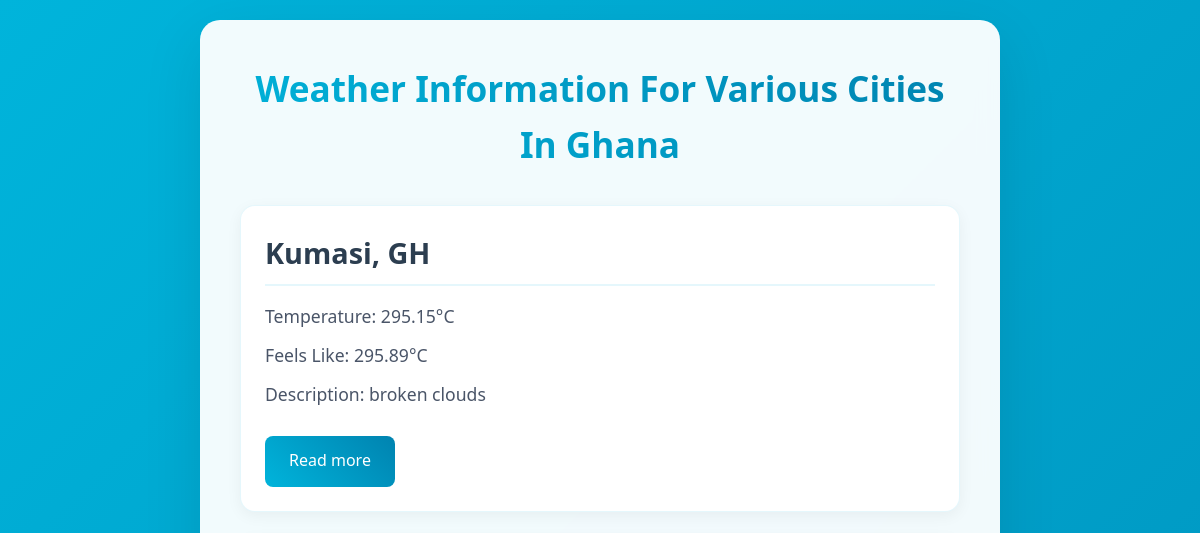
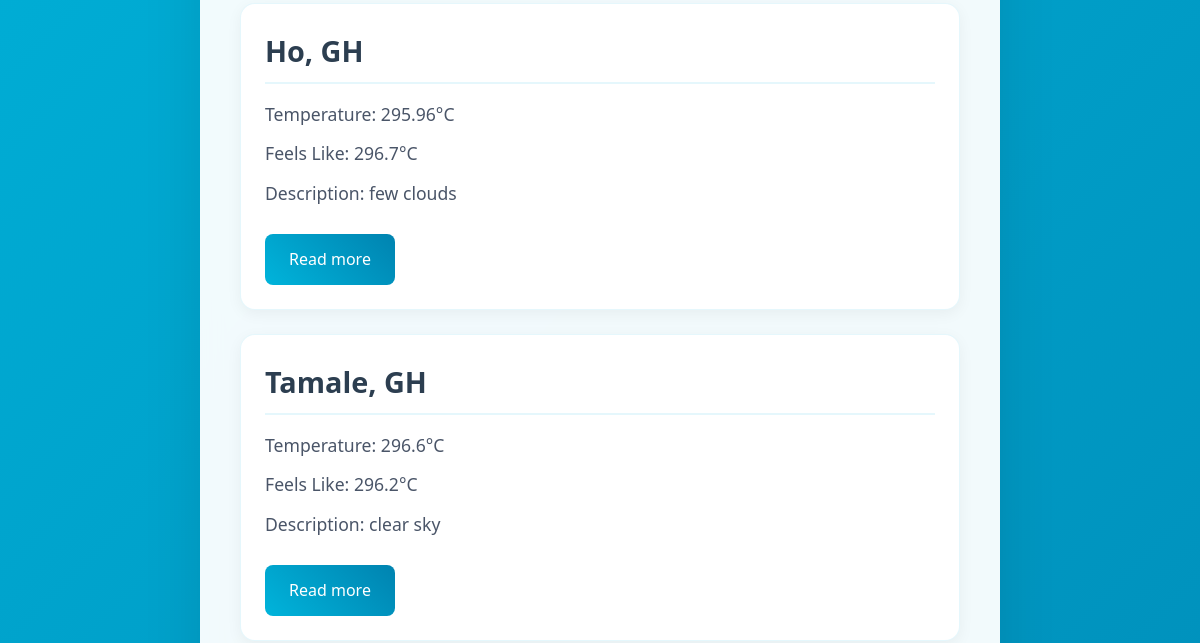
Before: /skydata/weather/fetch/ (upper part) with the older database file (2 pictures, top to bottom).
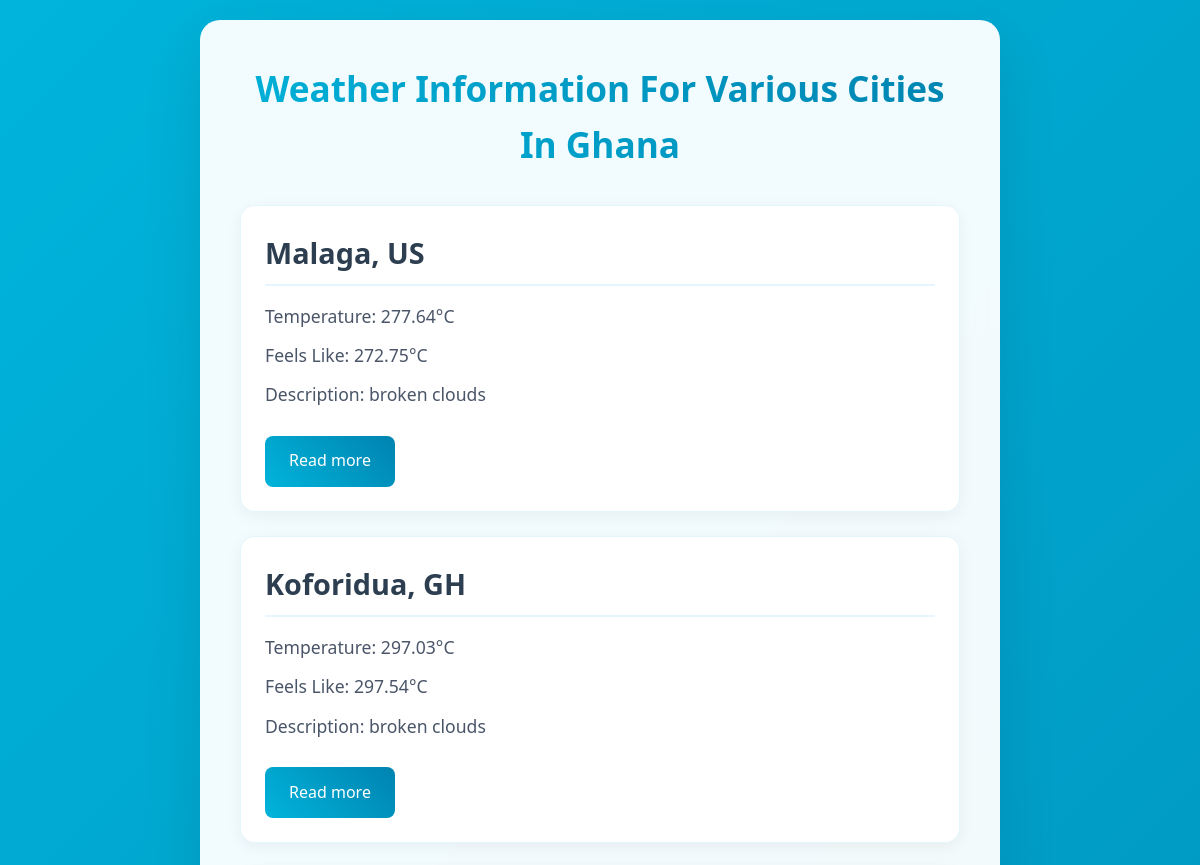
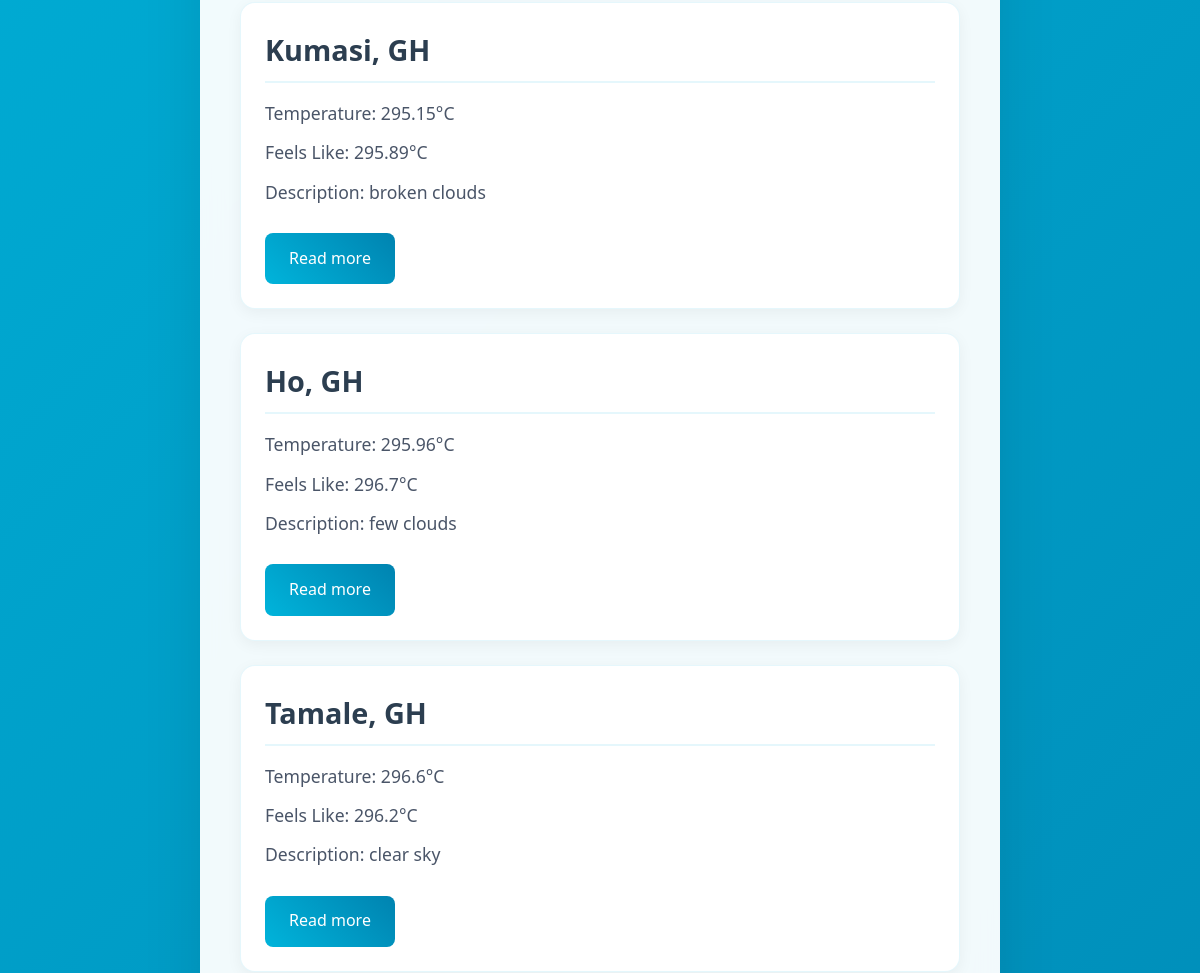
After: the same page with the newer database file (2 pictures, top to bottom).
### skydata/models.py (models this page shows, shortened)
class SkynexusData(models.Model):
    id = models.AutoField(primary_key=True)
    city = models.CharField(max_length=100, default="NA")
    country = models.CharField(max_length=100, default='Unknown')
    temperature = models.FloatField(default=0.0)
    feels_like = models.FloatField(default=0.1)
    weather_description = models.CharField(max_length=255, default="NA")
    wind_speed = models.FloatField(default=0.0)
    humidity = models.IntegerField(default=0)
    created_at = models.DateTimeField(auto_now_add=True)

### skydata/views.py (the view)
# urls.py: path('weather/fetch/', views.fetch_skydata, name='fetch-skydata'),
def fetch_skydata(request):
    weather_data = SkynexusData.objects.all().order_by('-created_at')
    return render(request, 'weather-data.html', {'weather_data': weather_data})

### skydata/templates/weather-data.html (shortened to what this page needs)
<!DOCTYPE html>
<html lang="en">
<head>
    {% load static %}
    <link rel="stylesheet" href="{% static 'css/style.css' %}">
</head>
<body>
    <div class="container">
        <h1>Weather  Information For Various Cities In Ghana</h1>
        {% for data in weather_data %}
            <div class="weather-item">
                <h2>{{ data.city }}, {{ data.country }}</h2>
                <p>Temperature: {{ data.temperature }}°C</p>
                <p>Feels Like: {{ data.feels_like }}°C</p>
                <p>Description: {{ data.weather_description }}</p>
                <a href="{% url 'skydata:weather-details' data.id %}">Read more</a>
            </div>
        {% empty %}
            <p>No weather data available.</p>
        {% endfor %}
    </div>
</body>
</html>

Changed rows visible on the page:
added SkynexusData: city "Malaga", country "US", temperature "277.64", feels_like "272.75", weather_description "broken clouds"
added SkynexusData: city "Koforidua", country "GH", temperature "297.03", feels_like "297.54", weather_description "broken clouds"
